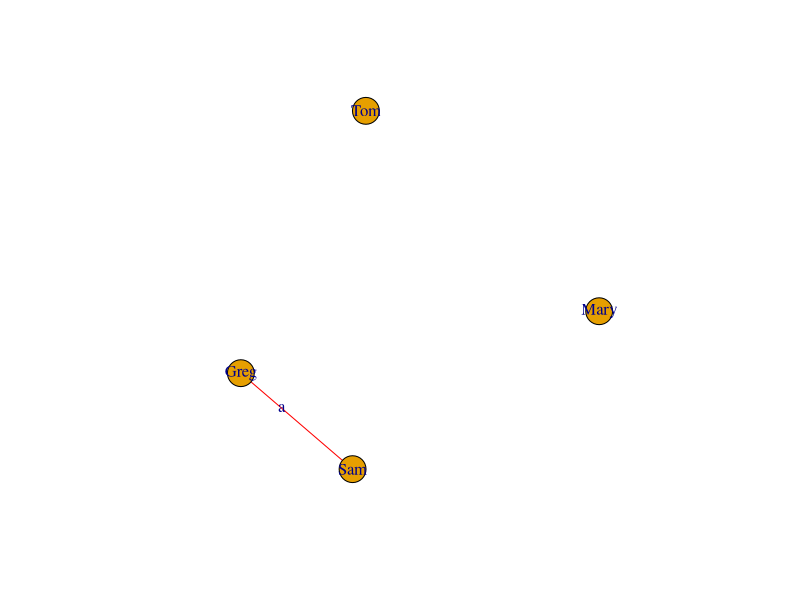
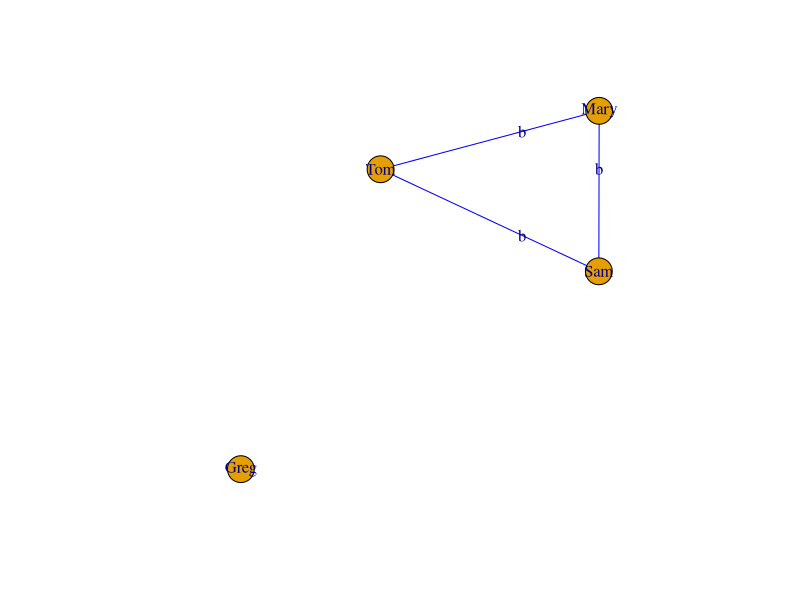
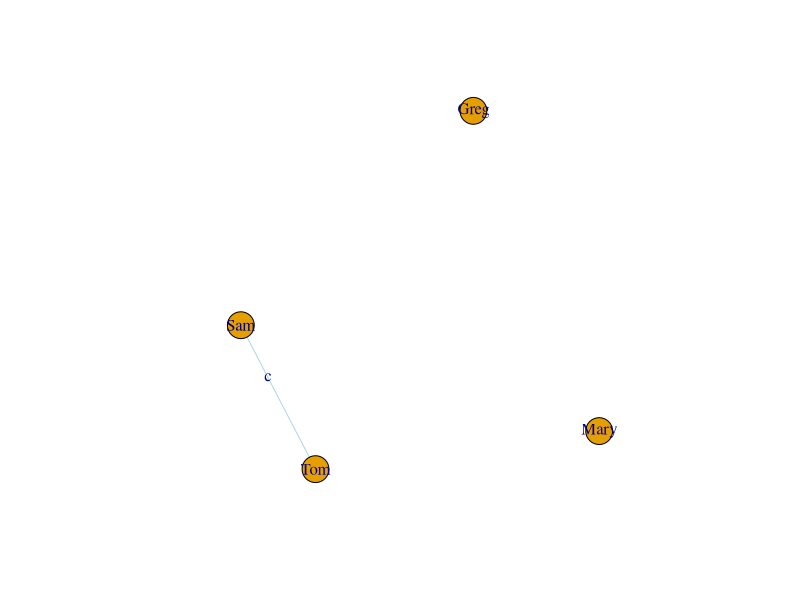
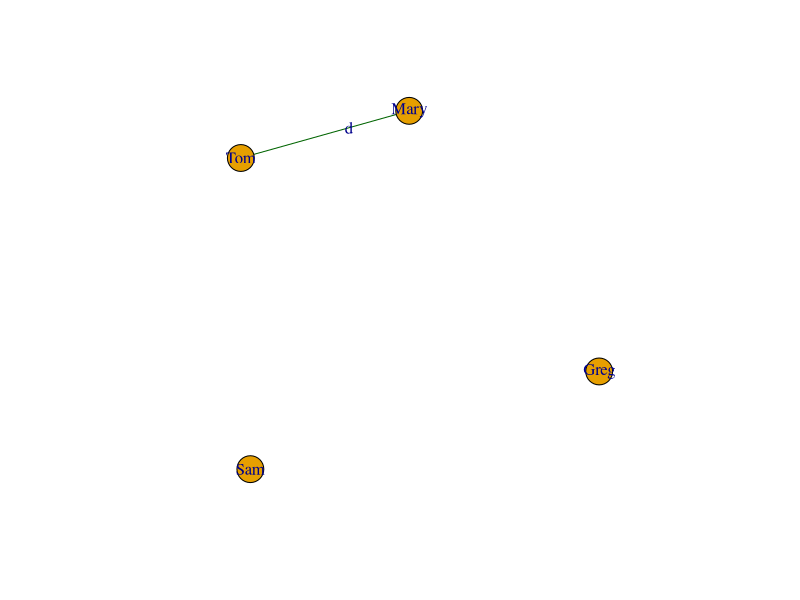

Reproduce these figures in R, in order. (Note: this script raises an error after producing the figures.)
# Tutorial on graphs from https://solomonmessing.wordpress.com/2012/09/30/working-with-bipartiteaffiliation-network-data-in-r/
require(igraph);
require("Matrix");
df <- data.frame( person =
                      c('Sam','Sam','Sam','Greg','Tom','Tom','Tom','Mary','Mary'), group =
                      c('a','b','c','a','b','c','d','b','d'), stringsAsFactors = F)

df;
#   person group
# 1    Sam     a
# 2    Sam     b
# 3    Sam     c
# 4   Greg     a
# 5    Tom     b
# 6    Tom     c
# 7    Tom     d
# 8   Mary     b
# 9   Mary     d
m <- table( df );
M <- as.matrix( m );
# library('Matrix');
A <- spMatrix(nrow=length(unique(df$person)),
              ncol=length(unique(df$group)),
              i = as.numeric(factor(df$person)),
              j = as.numeric(factor(df$group)),
              x = rep(1, length(as.numeric(df$person))) );
row.names(A) <- levels(factor(df$person));
colnames(A) <- levels(factor(df$group));
A;
# 4 x 4 sparse Matrix of class "dgTMatrix"
#       a b c d
# Greg 1 . . .
# Mary . 1 . 1
# Sam  1 1 1 .
# Tom  . 1 1 1
Arow <- tcrossprod(A);
Arow;
M1 <- M[,1]
M2 <- M[,2]
M3 <- M[,3]
M4 <- M[,4]
# 4 x 4 sparse Matrix of class "dsCMatrix"
#       Greg Mary Sam Tom
# Greg    1    .   1   .
# Mary    .    2   1   2
# Sam     1    1   3   2
# Tom     .    2   2   3
Acol <- tcrossprod(t(A));
Acol;
# 4 x 4 sparse Matrix of class "dsCMatrix"
#   a b c d
# a 2 1 1 .
# b 1 3 2 2
# c 1 2 2 1
# d . 2 1 2
g1 <- graph.adjacency(tcrossprod(M1), weighted=TRUE, mode ='undirected');
g1 <- simplify(g1);
E(g1)$label <- "a";
E(g1)$color <- "red";
V(g1)$label <- row.names(A);
g2 <- graph.adjacency(tcrossprod(M2), weighted=TRUE, mode ='undirected');
g2 <- simplify(g2);
E(g2)$label <- "b";
E(g2)$color <- "blue"
V(g2)$label <- row.names(A);
g3 <- graph.adjacency(tcrossprod(M3), weighted=TRUE, mode ='undirected');
g3 <- simplify(g3);
E(g3)$label <- "c";
E(g3)$color <- "light blue"
V(g3)$label <- row.names(A);
g4 <- graph.adjacency(tcrossprod(M4), weighted=TRUE, mode ='undirected');
g4 <- simplify(g4);
E(g4)$label <- "d";
E(g4)$color <- "dark green"
V(g4)$label <- row.names(A);

plot(g1)
plot(g2)
plot(g3)
plot(g4)
community.newman <- function(g) {
    deg <- degree(g)
    ec <- ecount(g)
    B <- get.adjacency(g) - outer(deg, deg, function(x,y) x*y/2/ec)
    diag(B) <- 0
    eigen(B)$vectors[,1]
}

V(g1)$size <- scale(abs(mem), 15, 25)

g <- graph.empty() + vertices(V(g1)) + edges(E(g2))

plot(g)
# g3 <- graph_from_adjacency_matrix(Arow, mode = "undirected", diag = FALSE)
plot(g3)


# As <- as.data.frame(as.matrix(A)); ### THIS IS HOW TO MAKE IT WORK!!!
# g1 <- graph.data.frame(A, directed = FALSE);
# plot(g1)
# g1
#
#
# for (i in V(A)) {
#     for (j in names(df)) {
#         A <- set.vertex.attribute(A,
#                                            j,
#                                            index = i,
#                                            attributes[i + 1, j])
#     }
# }
